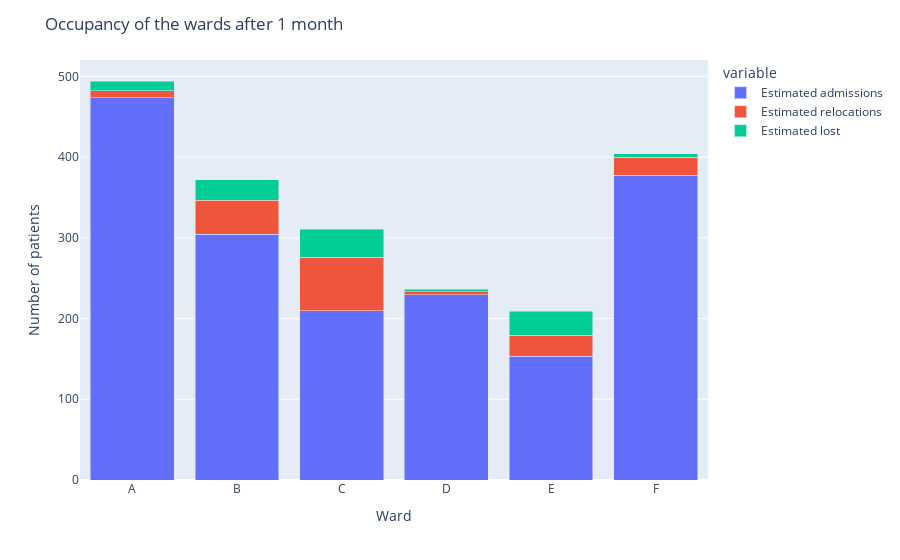

Notebook cell for this chart:
### Code cell
#create a stacked bar chart of the occupancy of the wards
import plotly.express as px
fig = px.bar(df_performance[["Estimated admissions", "Estimated relocations", "Estimated lost"]])
fig.update_layout(barmode='stack',
                    title='Occupancy of the wards after 1 month',
                    xaxis_title='Ward',
                    yaxis_title='Number of patients')
fig.show()

### Figure 1 — Plotly figure (JSON) as saved in the notebook; plotly's stock layout.template omitted (floating-point values rounded to 4 significant figures)
{"data": [{"alignmentgroup": "True", "hovertemplate": "variable=Estimated admissions<br>index=%{x}<br>value=%{y}<extra></extra>", "legendgroup": "Estimated admissions", "marker": {"color": "#636efa", "pattern": {"shape": ""}}, "name": "Estimated admissions", "offsetgroup": "Estimated admissions", "orientation": "v", "showlegend": true, "textposition": "auto", "type": "bar", "x": ["A", "B", "C", "D", "E", "F"], "xaxis": "x", "y": [473.5, 304.5, 209.8, 229.6, 153.2, 377.4], "yaxis": "y"}, {"alignmentgroup": "True", "hovertemplate": "variable=Estimated relocations<br>index=%{x}<br>value=%{y}<extra></extra>", "legendgroup": "Estimated relocations", "marker": {"color": "#EF553B", "pattern": {"shape": ""}}, "name": "Estimated relocations", "offsetgroup": "Estimated relocations", "orientation": "v", "showlegend": true, "textposition": "auto", "type": "bar", "x": ["A", "B", "C", "D", "E", "F"], "xaxis": "x", "y": [8.9, 42.3, 66.1, 3.6, 26.3, 22.6], "yaxis": "y"}, {"alignmentgroup": "True", "hovertemplate": "variable=Estimated lost<br>index=%{x}<br>value=%{y}<extra></extra>", "legendgroup": "Estimated lost", "marker": {"color": "#00cc96", "pattern": {"shape": ""}}, "name": "Estimated lost", "offsetgroup": "Estimated lost", "orientation": "v", "showlegend": true, "textposition": "auto", "type": "bar", "x": ["A", "B", "C", "D", "E", "F"], "xaxis": "x", "y": [11.9, 25.3, 35, 3.3, 29.3, 4.0], "yaxis": "y"}], "layout": {"barmode": "stack", "legend": {"title": {"text": "variable"}, "tracegroupgap": 0}, "margin": {"t": 60}, "title": {"text": "Occupancy of the wards after 1 month"}, "xaxis": {"anchor": "y", "domain": [0, 1], "title": {"text": "Ward"}}, "yaxis": {"anchor": "x", "domain": [0, 1], "title": {"text": "Number of patients"}}}}
